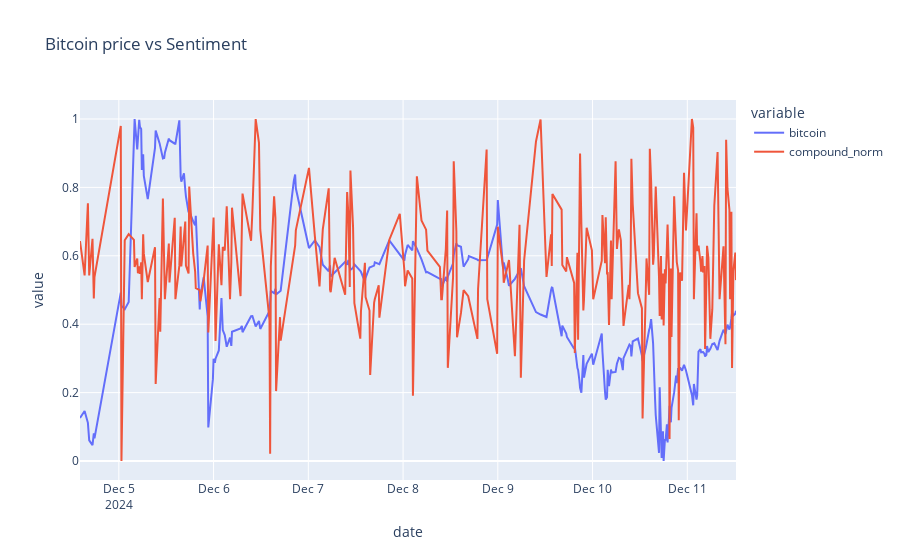

Notebook cell for this chart:
### Code cell
fig = px.scatter(sentiments_scaled, x='date', y=['bitcoin', 'compound_norm'], title='Bitcoin price vs Sentiment')
fig.update_traces(mode='lines')
fig.show()

### Figure 1 — Plotly figure (JSON) as saved in the notebook; plotly's stock layout.template omitted (floating-point values rounded to 4 significant figures; data arrays with more than 128 entries replaced by an {"elided": "..."} marker saying what was removed)
{"data": [{"hovertemplate": "variable=bitcoin<br>date=%{x}<br>value=%{y}<extra></extra>", "legendgroup": "bitcoin", "marker": {"color": "#636efa", "symbol": "circle"}, "mode": "lines", "name": "bitcoin", "orientation": "v", "showlegend": true, "type": "scatter", "x": {"elided": "254 str values"}, "xaxis": "x", "y": {"elided": "254 float values"}, "yaxis": "y"}, {"hovertemplate": "variable=compound_norm<br>date=%{x}<br>value=%{y}<extra></extra>", "legendgroup": "compound_norm", "marker": {"color": "#EF553B", "symbol": "circle"}, "mode": "lines", "name": "compound_norm", "orientation": "v", "showlegend": true, "type": "scatter", "x": {"elided": "254 str values"}, "xaxis": "x", "y": {"elided": "254 float values"}, "yaxis": "y"}], "layout": {"legend": {"title": {"text": "variable"}, "tracegroupgap": 0}, "title": {"text": "Bitcoin price vs Sentiment"}, "xaxis": {"anchor": "y", "domain": [0, 1], "title": {"text": "date"}}, "yaxis": {"anchor": "x", "domain": [0, 1], "title": {"text": "value"}}}}
